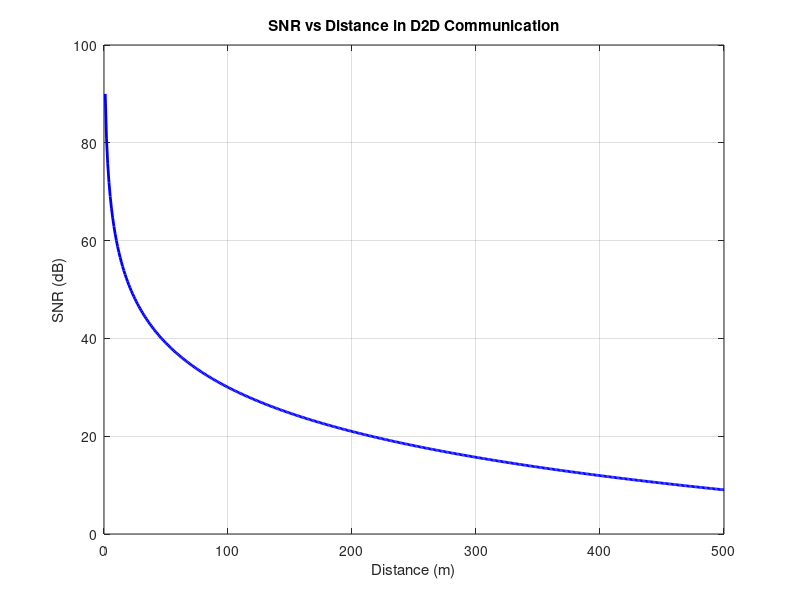

MATLAB code for this plot:

% SNR vs Distance in D2D Communication
d = 1:500;  % Distance in meters
Pt = 1;     % Transmit power (arbitrary units)
No = 1e-9;  % Noise power spectral density
alpha = 3; % Path loss exponent

% SNR calculation
snr = Pt ./ (d.^alpha * No);
snr_db = 10 * log10(snr);

% Plot
figure;
plot(d, snr_db, 'b', 'LineWidth', 2);
xlabel('Distance (m)');
ylabel('SNR (dB)');
title('SNR vs Distance in D2D Communication');
grid on;
